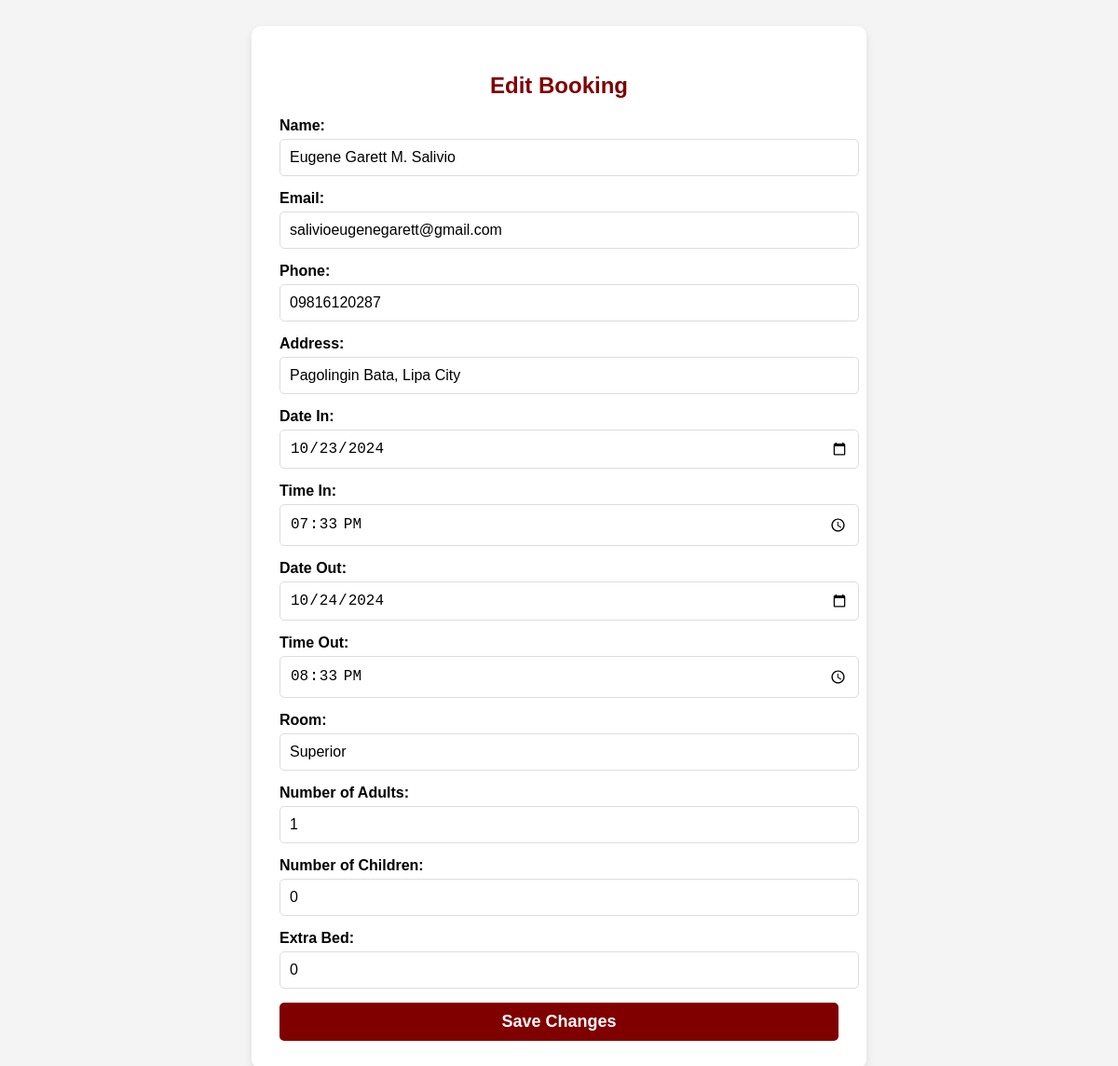
The app's page /useredit-booking/1 with its own data.
### app.py (models this page shows)
class User(db.Model):
    id = db.Column(db.Integer, primary_key=True)
    name = db.Column(db.LargeBinary, nullable=False)
    email = db.Column(db.String, nullable=False)
    password = db.Column(db.String(128), nullable=False)
    phone = db.Column(db.LargeBinary, nullable=False)
    address = db.Column(db.LargeBinary, nullable=False)
    datein = db.Column(Date, nullable=False)
    timein = db.Column(Time, nullable=False)
    dateout = db.Column(Date, nullable=False)
    timeout = db.Column(Time, nullable=False)
    room = db.Column(db.String(50))
    guestadult = db.Column(db.Integer)
    guestchild = db.Column(db.Integer)
    request = db.Column(db.String(250))
    price = db.Column(db.Float, nullable=False)
    def decrypt_name(self):
        return fernet.decrypt(self.name).decode()
    def decrypt_phone(self):
        return fernet.decrypt(self.phone).decode()
    def decrypt_address(self):
        return fernet.decrypt(self.address).decode()

### app.py (the view, shortened to what this page needs)
@app.route('/useredit-booking/<int:id>', methods=['GET', 'POST'])
def useredit_booking(id):
    booking = User.query.get(id)
    if request.method == 'GET':
        if booking:
            return render_template('edit_booking.html', booking=booking)
        else:
            flash('Booking not found.', 'danger')
            return redirect(url_for('user_interface'))

### templates/edit_booking.html (shortened to what this page needs)
<!DOCTYPE html>
<html lang="en">
<head>
</head>
<body>
    <div class="container">
        <h2>Edit Booking</h2>
        <form action="{{ url_for('edit_booking', id=booking.id) }}" method="POST">
            <div class="form-group">
                <label for="name">Name:</label>
                <input type="text" class="form-control" id="name" name="name" value="{{ booking.decrypt_name() }}" required>
            </div>
            <div class="form-group">
                <label for="email">Email:</label>
                <input type="email" class="form-control" id="email" name="email" value="{{ booking.email }}" required>
            </div>
            <div class="form-group">
                <label for="phone">Phone:</label>
                <input type="text" class="form-control" id="phone" name="phone" value="{{ booking.decrypt_phone() }}" required>
            </div>
            <div class="form-group">
                <label for="address">Address:</label>
                <input type="text" class="form-control" id="address" name="address" value="{{ booking.decrypt_address() }}" required>
            </div>
            <div class="form-group">
                <label for="datein">Date In:</label>
                <input type="date" class="form-control" id="datein" name="datein" value="{{ booking.datein.strftime('%Y-%m-%d') }}" required>
            </div>
            <div class="form-group">
                <label for="timein">Time In:</label>
                <input type="time" class="form-control" id="timein" name="timein" value="{{ booking.timein.strftime('%H:%M') }}" required>
            </div>
            <div class="form-group">
                <label for="dateout">Date Out:</label>
                <input type="date" class="form-control" id="dateout" name="dateout" value="{{ booking.dateout.strftime('%Y-%m-%d') }}" required>
            </div>
            <div class="form-group">
                <label for="timeout">Time Out:</label>
                <input type="time" class="form-control" id="timeout" name="timeout" value="{{ booking.timeout.strftime('%H:%M') }}" required>
            </div>
            <div class="form-group">
                <label for="room">Room:</label>
                <input type="text" class="form-control" id="room" name="room" value="{{ booking.room }}" required>
            </div>
            <div class="form-group">
                <label for="guestadult">Number of Adults:</label>
                <input type="number" class="form-control" id="guestadult" name="guestadult" value="{{ booking.guestadult }}" required>
            </div>
            <div class="form-group">
                <label for="guestchild">Number of Children:</label>
                <input type="number" class="form-control" id="guestchild" name="guestchild" value="{{ booking.guestchild }}" required>
            </div>
            <div class="form-group">
                <label for="request">Extra Bed:</label>
                <input type="number" class="form-control" id="request" name="request" value="0" min="0" onchange="calculateTotal()">
            </div>
            <button type="submit" class="btn btn-primary">Save Changes</button>
        </form>
    </div>
</body>
</html>

### templates/edit_booking.html (style rules this page uses)
body { font-family: Arial, sans-serif; background-color: #f4f4f4; padding: 20px; }
.container { background-color: #fff; padding: 30px; border-radius: 10px; box-shadow: 0 4px 8px rgba(0, 0, 0, 0.1); max-width: 600px; margin: auto; }
h2 { color: #800000; text-align: center; margin-bottom: 20px; }
.form-group { margin-bottom: 15px; }
.form-group label { display: block; margin-bottom: 5px; font-weight: bold; }
.form-group input, .form-group textarea { width: 100%; padding: 10px; border: 1px solid #ddd; border-radius: 5px; font-size: 16px; }
.btn { width: 100%; padding: 10px; background-color: #800000; color: white; font-size: 18px; font-weight: bold; border: none; border-radius: 5px; cursor: pointer; }

### records on screen
User: name "Eugene Garett M. Salivio", email "salivioeugenegarett@gmail.com", phone "09816120287", address "Pagolingin Bata, Lipa City", datein "10/23/2024", timein "19:33", dateout "10/24/2024", timeout "20:33", room "Superior", guestadult "1", guestchild "0"
